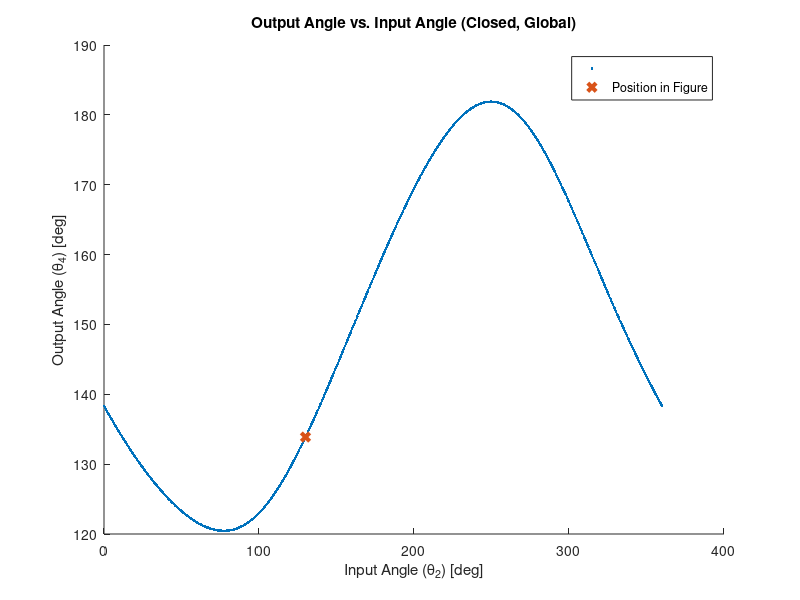
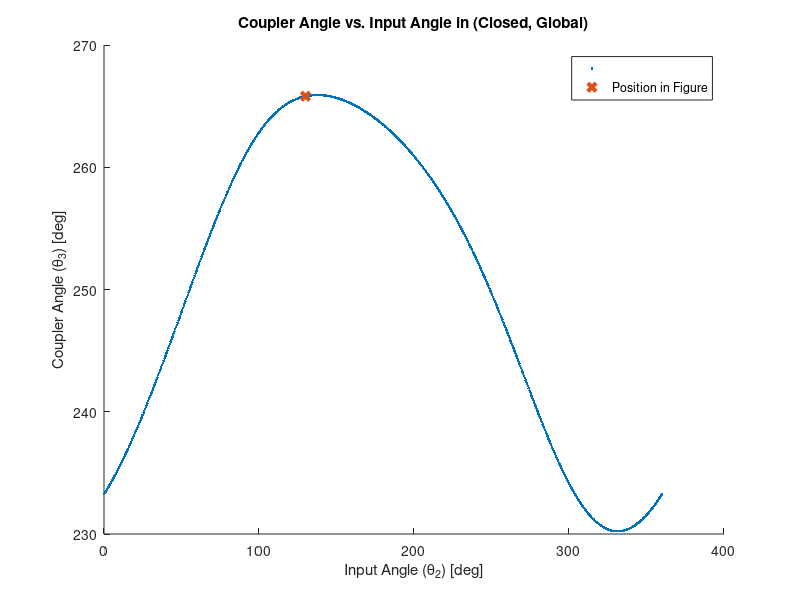
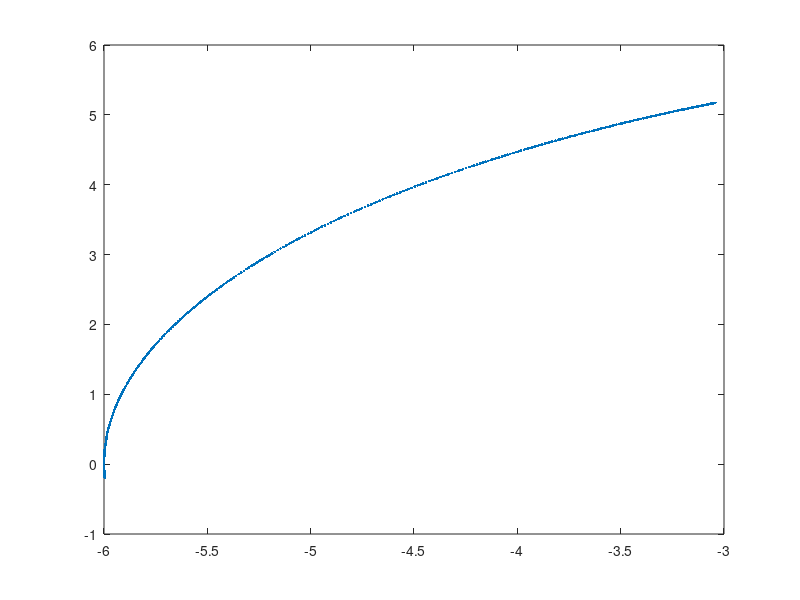

Write the MATLAB code that produced these figures, in order. (Note: this script raises an error after producing the figures.)
%% ME480 Mechanism Solver
%Author: Michael Pagan
clc, clear, close all

%% 4 Bar Pin Joint Mechanism Parameters
% Link lengths
a = 3; %input (crank) length
b = 10; %coupler length
c = 6; %output length
d = sqrt(1.5^2+12^2); %ground length
units = 'in'; %units of above link lengths

% transform between local and global coordinates
theta1 = atand(12/1.5); %ccw angle from local +x axis to global X axis
     %local +x points from crank ground to ouput ground (O2 to O4)  
     
% point of interest P on linkage
P_link = 'c'; %define which link the point is on: 'a' 'b' or 'c'
delta = 0; %fixed angle between selected link vector and point vector on 
                %link. e.g. angle between AB and AP. cw = negative
p = c; %distance from link pin joint to desired point P (e.g. AP)

% position of mechanism shown in figure
theta2_fig_g = 130; %approximate theta 2 for determining configuration of 
                    %figure. Global system. Must be between 0-360 deg.
theta3_fig_g = 270; %approximate theta 3 for determining configuration of 
                    %figure. Global system. Must be between 0-360 deg. 
theta2_fig_l = theta2_fig_g + theta1; %DO NOT EDIT                 

% given speed and acceleration of crank
omega2 = 120*pi/30; %input velocity
alpha2 = 0;

%Custom input range for crank in local coordinates
override_togs = 0; %change to 1 to use custom range
custom_input = theta2_fig_l; %specify custom range LOCAL coordinates

       
%No edits must be made below this header%    
%%%%%%%%%%%%%%%%%%%%%%%%%%%%%%%%%%%%%%%%%%%%%%%%%%%%%%%%%%%%%%%%%%%%%%%%%%
%   _  _     ____          _____    _____ _____ _   _ 
%  | || |   |  _ \   /\   |  __ \  |  __ \_   _| \ | |
%  | || |_  | |_) | /  \  | |__) | | |__) || | |  \| |
%  |__   _| |  _ < / /\ \ |  _  /  |  ___/ | | | . ` |
%     | |   | |_) / ____ \| | \ \  | |    _| |_| |\  |
%     |_|   |____/_/    \_\_|  \_\ |_|   |_____|_| \_|
%%%%%%%%%%%%%%%%%%%%%%%%%%%%%%%%%%%%%%%%%%%%%%%%%%%%%%%%%%%%%%%%%%%%%%%%%%                                                   
%% Toggle Positions
% Grashof determination
links = [a,b,c,d];
grash = 0; %flag for grashof
if (max(links)+ min(links)) <= sum(links)-(max(links)+ min(links))
    disp('GRASHOF MECHANISM')
    grash = 1;
else
    disp('NON-GRASHOF MECHANISM')
end

% Determine toggle points
%Flags for number of toggles
Onetog = 0;
Twotog = 0;
Notog = 0;

% Test for NaN case
tog1_inards = (a.^2+d.^2-b.^2-c.^2)./(2*a*d)+b*c./(a*d);
tog2_inards = (a.^2+d.^2-b.^2-c.^2)./(2*a*d)-b*c./(a*d);

% Calculate the two toggle positions, in local coordinates
if xor((abs(tog1_inards) > 1), (abs(tog2_inards) > 1))
    %checks that ONLY one of the toggle equations is valid
    Onetog = 1; %flag that we have opposite/equal togs
    disp('EQUAL AND OPPOSITE TOGGLE POSITIONS')
    if abs(tog1_inards) < 1 %plus case is valid
        theta_tog1_l = (acosd(tog1_inards)); %plus
        theta_tog2_l = -theta_tog1_l;

    else %minus case is valid
        theta_tog2_l = (acosd(tog2_inards)); % minus
        theta_tog1_l = -theta_tog2_l;
    end
elseif (abs(tog1_inards) > 1) && (abs(tog2_inards) > 1) 
    %checks that NEITHER toggle equations are valid
    disp('NO TOGGLE POSITIONS')
    Notog = 1;
else %both toggle equations must be valid
    disp('TWO UNIQUE TOGGLE POSITIONS')
    Twotog = 1;
    theta_tog1_l = (acosd(tog1_inards)); % plus
    theta_tog2_l = (acosd(tog2_inards)); % minus
end

%% Create input vector for current configuration
%determine if approximate theta 2 is between cw or ccw range of togs
if not(Notog)
    %create vector with original toggle points
    togs_l = [theta_tog1_l, theta_tog2_l];
    % create vector with positive toggle points
    togs_l_pos = togs_l + 360.*(togs_l < 0);
    % convert to global
    togs_g = togs_l_pos - theta1;
    
    if theta2_fig_l < max(togs_l_pos) && theta2_fig_g > min(togs_l_pos)
        toggle_dir = 1; %in this case the configuration lies in the ccw range
                        %of the toggle positions
    else
        toggle_dir = 0; %else configuration must be in the cw range
    end
end

%case for opposite and equal toggle angles. abs will be 0 to 180 deg
if override_togs > 0
    theta2l = custom_input;
    theta2g = theta2l - theta1;
else
    if Onetog
        % case for opposite and equal toggle angles
        if toggle_dir < 1 %from positive tog through +x axis to negative tog
            theta2l = flip(min(togs_l):0.5:max(togs_l)); %local
            theta2l = theta2l + 360.*(theta2l < 0);
        else % from positive tog through -x axis to negative tog
            theta2l = min(togs_l_pos):0.5:max(togs_l_pos); %local
        end

    elseif Twotog
        %case for two unique toggle points. togs will be [0 , 180] deg local
        % direction irrelevant bc range does not cross x axis
        theta2l = min(togs_l):0.5:max(togs_l); %local

    elseif Notog
        %case for no toggle points. Input angle theta 2 can go 360 deg
        theta2g = 0:0.5:360;
        theta2l = theta2g + theta1;
    end
end

% convert local input range to global
if not(Notog)
    theta2g = theta2l - theta1;
    theta2g = theta2g + 360.*(theta2g < 0);
end

% Make all negative input angles positive
theta2l = theta2l + 360.*(theta2l < 0);

%% Calculated Parameters
k1 = d./a;
k2 = d./c;
k3 = (a.^2-b.^2+c.^2+d.^2)./(2*a*c);
k4 = d./b;
k5 = (c.^2-d.^2-a.^2-b.^2)./(2*a*b);

A = cosd(theta2l)-k1-k2.*cosd(theta2l)+k3;
B = -2.*sind(theta2l);
C = k1-(k2+1).*cosd(theta2l)+k3;
D = cosd(theta2l)-k1+k4.*cosd(theta2l)+k5;
E = -2.*sind(theta2l);
F = k1 + (k4-1).*cosd(theta2l)+k5;

%% Output Angle Theta 4

%OPEN CONFIGURATION
%calculate the open configuration output angle. "Minus" eq
%find and remove imaginary input arguments
Q_m4 = (-B-sqrt(B.^2-4.*A.*C));
Q_m4(imag(Q_m4) ~= 0) = NaN;
%calculate the angle
theta4open_l = (2.*atan2d(Q_m4, 2.*A)); %local,
%convert to global. We only report output angles in global.
theta4open_g = theta4open_l - theta1;
%find and correct large and/or negative angles
for j = 1:2 %loop through twice for angles < -360
    theta4open_g = theta4open_g + 360.*(theta4open_g < 0);
end

%CLOSED CONFIGURATION
%calculate the closed configuration output angle. "Plus" eq
%find and remove imaginary input arguments
Q_p4 = (-B+sqrt(B.^2-4.*A.*C));
Q_p4(imag(Q_p4) ~= 0) = NaN;
%calculate the angle
theta4closed_l = (2.*atan2d(Q_p4,2.*A));%local,
%convert to global
theta4closed_g = theta4closed_l - theta1;
%find and correct large and/or negative angles
for j = 1:2
    theta4closed_g = theta4closed_g + 360.*(theta4closed_g < 0);
end

%DEPICTED CONFIGURATION
%calculate D,E,F for the current position
A_fig = cosd(theta2_fig_l)-k1-k2.*cosd(theta2_fig_l)+k3;
B_fig = -2.*sind(theta2_fig_l);
C_fig = k1-(k2+1).*cosd(theta2_fig_l)+k3;

%calculate closed theta 3 for current position
theta4closed_fig_l = (2.*atan2d(-B_fig+sqrt(B_fig.^2-4.*A_fig.*C_fig),...
                                    2.*A_fig)); %local, plus
%convert to global                  
theta4closed_fig_g = theta4closed_fig_l - theta1; 

%calculate open theta 3 for current position
theta4open_fig_l = 2.*atan2d(-B_fig-sqrt(B_fig.^2-4.*A_fig.*C_fig),...
                                    2.*A_fig); %local, minus
%convert to global                    
theta4open_fig_g = theta4open_fig_l - theta1;

%make sure angles are 0-360
for k = 1:2
    theta4open_fig_g = theta4open_fig_g + 360.*(theta4open_fig_g < 0);
    theta4closed_fig_g = theta4closed_fig_g + 360.*(theta4closed_fig_g < 0);
end

%% Coupler Angle Theta 3

%OPEN CONFIGURATION
%calculate the open configuration coupler angle. "Minus case"
%find and remove imaginary input arguments
Q_m3 = (-E-sqrt(E.^2-4.*D.*F));
Q_m3(imag(Q_m3) ~= 0) = NaN;
%calculate the angle
theta3open_l = (2.*atan2d(Q_m3,2.*D));%local, 
%convert to global
theta3open_g = theta3open_l - theta1;
%find and correct negative angles
for j = 1:2
    theta3open_g = theta3open_g + 360.*(theta3open_g < 0);
end

%CLOSED CONFIGURATION
%calculate the closed configuration coupler angle. "Plus case:"
%find and remove imaginary input arguments
Q_p3 = (-E+sqrt(E.^2-4.*D.*F));
Q_p3(imag(Q_p3) ~= 0) = NaN;
%calculate the angle
theta3closed_l = (2.*atan2d(Q_p3, 2.*D)); %local, plus
%convert to global
theta3closed_g = theta3closed_l - theta1; %
for j = 1:2
    theta3closed_g = theta3closed_g + 360.*(theta3closed_g < 0);
end

%DEPICTED CONFIGURATION
%calculate current coupler angle in given figure based on estimated theta2
%calculate D,E,F for the current position
D_fig = cosd(theta2_fig_l)-k1+k4.*cosd(theta2_fig_l)+k5;
E_fig = -2.*sind(theta2_fig_l);
F_fig = k1 + (k4-1).*cosd(theta2_fig_l)+k5;

%calculate closed theta 3 for current position
theta3closed_fig_l = (2.*atan2d((-E_fig+sqrt(E_fig.^2-4.*D_fig.*F_fig)),...
                      2.*D_fig)); %local, plus
%convert to global                  
theta3closed_fig_g = theta3closed_fig_l - theta1; 

%calculate open theta 3 for current position
theta3open_fig_l = (2.*atan2d((-E_fig-sqrt(E_fig.^2-4.*D_fig.*F_fig)),...
                        2.*D_fig));%local, 
%convert to global                    
theta3open_fig_g = theta3open_fig_l - theta1;

%make sure angles are 0-360
for k = 1:2
    theta3open_fig_g = theta3open_fig_g + 360.*(theta3open_fig_g < 0);
    theta3closed_fig_g = theta3closed_fig_g + 360.*(theta3closed_fig_g < 0);
end

%% Determine Configuration of Depiction in Figure
%check if open or closed coupler angle is closer to visually-estimated
    %coupler angle in figure. Comparison of absolute differences
if abs(theta3open_fig_g-theta3_fig_g) > abs(theta3closed_fig_g-theta3_fig_g)
    disp('FIGURE DEPICTS THE CLOSED CONFIGURATION')
    % flags for open/closed
    closed = 1;
    open = 0;
    
    theta3current_fig_g = theta3closed_fig_g;
    theta4current_fig_g = theta4closed_fig_g;
    
    theta3g = theta3closed_g;
    theta4g = theta4closed_g;
else
    disp('FIGURE DEPICTS THE OPEN CONFIGURATION')
    % flags for open/closed
    open = 1;
    closed = 0; 
    
    theta3current_fig_g = theta3open_fig_g;
    theta4current_fig_g = theta4open_fig_g;
    
    theta3g = theta3open_g;
    theta4g = theta4open_g;
end

%ensure the angles are (0-360)
for k = 1:2
    theta3current_fig_g = theta3current_fig_g + 360.*(theta3current_fig_g < 0);
    theta3current_fig_g = theta3current_fig_g - 360.*(theta3current_fig_g > 360);
    theta4current_fig_g = theta4current_fig_g + 360.*(theta4current_fig_g < 0);
    theta4current_fig_g = theta4current_fig_g - 360.*(theta4current_fig_g > 360);
end

%% Plot Coupler and Output Angles
figure(1)
hold on
plot((theta2g), theta4g,'.')
xlabel('Input Angle (\theta_2) [deg]')
ylabel('Output Angle (\theta_4) [deg]')
plot(theta2_fig_g, theta4current_fig_g, 'x','linewidth',3)
legend( '', 'Position in Figure')
if open
    title('Output Angle vs. Input Angle (Open, Global)')
else
    title('Output Angle vs. Input Angle (Closed, Global)')
end

figure(2)
hold on
plot(theta2g, theta3g, '.');
xlabel('Input Angle (\theta_2) [deg]')
ylabel('Coupler Angle (\theta_3) [deg]')
plot(theta2_fig_g, theta3current_fig_g, 'x','linewidth',3)
legend('','Position in Figure')
if open
    title('Coupler Angle vs. Input Angle in (Open, Global)')
else
    title('Coupler Angle vs. Input Angle in (Closed, Global)')
end

%% Point P on Coupler
%find the vector P in global space. 
if P_link == 'a' %point P is on link a (input). Pinned at O2
    %find angle of  O2P
    thetaP_g = theta2g + delta;
    
    % P-> = AP-> relative to O2
    P = p.*cosd(thetaP_g) + 1i.*p.*sind(thetaP_g);  
    
    %current position of point P
    thetaPcurrent_g = theta2_fig_g + delta;
    P_current = p.*cosd(thetaPcurrent_g) + 1i.*p.*sind(thetaPcurrent_g);  
    
elseif P_link == 'b' %point P is on link b (coupler). Pinned at A
    %find angle of AP
    thetaP_g = theta3g + delta;
    
    %P-> = AB-> + BP-> relative to O2
    P = a.*cosd(theta2g) + p.*cosd(thetaP_g) + ...
        1i.*(a.*sind(theta2g) + p.*sind(thetaP_g));
    
    %current position of point P
    thetaPcurrent_g = theta3current_fig_g + delta;
    P_current = a.*cosd(theta2_fig_g) + p.*cosd(thetaPcurrent_g) + ...
        1i.*(a.*sind(theta2_fig_g) + p.*sind(thetaPcurrent_g));
    
elseif P_link == 'c' %point P is on link c (output)
    %find angle O4P
    thetaP_g = theta4g + delta;
                                       
    
    % P-> = O2P-> relative to O4
    P = p.*cosd((thetaP_g)) + 1i.*p.*sind((thetaP_g));

    %current position of point P relative to O4
    thetaPcurrent_g = theta4current_fig_g + delta;
    P_current = p.*cosd(thetaPcurrent_g) + 1i.*p.*sind(thetaPcurrent_g); 
    
else %point P link incorrectly defined
    disp('Incorrect definition of link for point P. Check  var ''P_link''')
end

Px = real(P);
Py = imag(P);
Px_current = real(P_current);
Py_current = imag(P_current);

%% Plot Position on Coupler

figure(4)
plot(Px, Py, '.')
xlabel({"X Position [" + units + "["})
ylabel("Y Position [" + units + "]")
daspect([1 1 1]);

if open
    title('Position of Point P (Open)')
else
    title('Position of Point P (Closed)')
end

hold on
%plot current position of P
plot(Px_current, Py_current, 'x','linewidth',2)

%plot and label the origin
plot(0,0,'ks','linewidth', 4)
if P_link == 'b' || P_link == 'a' %O2 is at the origin
    text(.05.*range([Px]),0, {'O_2'})
elseif P_link == 'c' %O4 is at origin
    text(.05.*range([Px]),0, {'O_4'})
end

%% Velocity Analysis
omega3 = a.*omega2./b .* (sind(theta4g-theta2g)./sind(theta3g-...
    theta4g));
omega4 = a.*omega2./c .* (sind(-theta3g+theta2g)./sind(theta4g-...
    theta3g));

% filter out very high velocities
omega3(abs(theta3g-theta4g) < 0.1) = NaN;
omega4(abs(theta3g-theta4g) < 0.1) = NaN;

% velocity of A (crank end), is tangential to crank arc
VA_g = a.*omega2.*(-sind(theta2g)+1i.*cosd(theta2g));

% velocity of B relative to A
VBA_g = b.*omega3 .*(-sind(theta3g)+1i.*cosd(theta3g));

% velocity of B, is tangential to output arc
VB_g = c.*omega4 .*(-sind(theta4g)+1i.*cosd(theta4g));

% velocity of P relative to A
VPA_g = p.*omega3 .* -sind(theta3g + delta) + 1i.*p.*omega3 ...
    .* cosd(theta3g+delta);
% velocity of P
VP_g = VA_g + VPA_g;

% velocity magnitudes
VA_mag = abs(VA_g);
VB_mag = abs(VB_g);
VP_mag = abs(VP_g);

%% Plot velocity
figure(5)
plot(theta2g, VP_mag, '.');
xlabel('Input Angle (\theta_2) [deg]')
ylabel("|V_P| [" + units +"/s]")

if open
    title('Point P Velocity vs Input Angle (Open)')
else
    title('Point P Velocity vs Input Angle (Closed)')
end

%% Acceleration Analysis
A_a = c*sind(theta4g);
B_a = b*sind(theta3g);
C_a = a*alpha2.*sind(theta2g)+a*omega2.^2.*cosd(theta2g)+b*omega3.^2 ...
    .*cosd(theta3g) - c*omega4.^2 .*cosd(theta4g);
D_a = c*cosd(theta4g);
E_a = b*cosd(theta3g);
F_a = a*alpha2.*cosd(theta2g)- a*omega2.^2.*sind(theta2g)-b*omega3.^2 ...
    .*sind(theta3g) + c*omega4.^2 .*sind(theta4g);

alpha3 = (C_a.*D_a - A_a.*F_a)./(A_a.*E_a - B_a.*D_a);
alpha4 = (C_a.*E_a - B_a.*F_a)./(A_a.*E_a - B_a.*D_a);

%% Print Relevant Values
%print values only if evaluating for one theta 2 input
if length(theta2g) == 1
    %define output vectors
    links = ["Crank (a)", "Coupler (b)", "Output (c)"]';
    thetas = [theta2g, theta3g, theta4g]';
    omegas = [omega2, omega3, omega4]';
    alphas = [alpha2 , alpha3, alpha4]';
    %create and display the table
    mechanism_state = table;
    mechanism_state.Link = links;
    mechanism_state.Angle = thetas;
    mechanism_state.Speed = omegas;
    mechanism_state.Acceleration = alphas;
    mechanism_state.Properties.VariableNames{2} = 'Angle [deg]';
    mechanism_state.Properties.VariableNames{3} = 'Speed [rad/s]';
    mechanism_state.Properties.VariableNames{4} = 'Acceleration [rad/s^2]';
    disp(mechanism_state)
end
